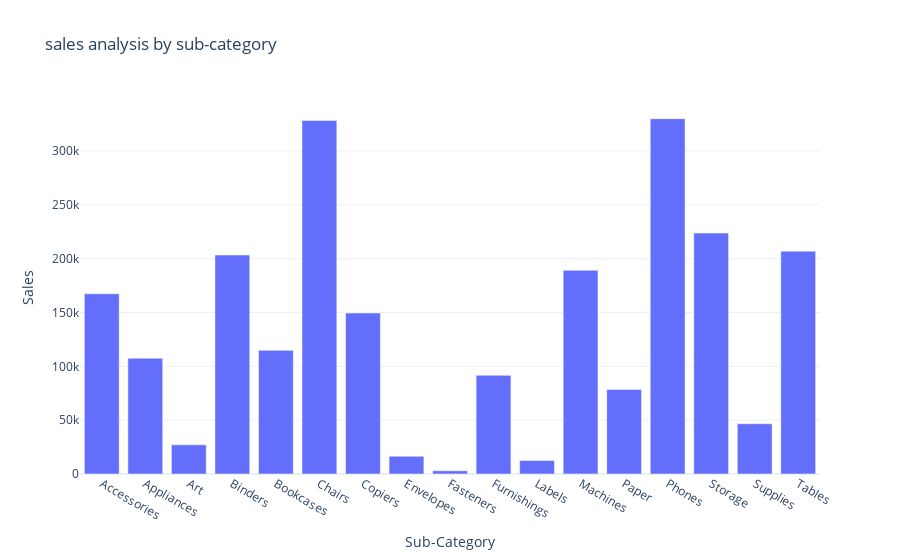

Notebook source saved alongside this figure:
### Code cell
fig=px.bar(sales_by_subCategory,
           x="Sub-Category",
           y="Sales",
           title="sales analysis by sub-category")
fig.show()

### Figure 1 — Plotly figure (JSON) as saved in the notebook; plotly's stock layout.template omitted (floating-point values rounded to 4 significant figures)
{"data": [{"alignmentgroup": "True", "hovertemplate": "Sub-Category=%{x}<br>Sales=%{y}<extra></extra>", "legendgroup": "", "marker": {"color": "#636efa", "pattern": {"shape": ""}}, "name": "", "offsetgroup": "", "orientation": "v", "showlegend": false, "textposition": "auto", "type": "bar", "x": ["Accessories", "Appliances", "Art", "Binders", "Bookcases", "Chairs", "Copiers", "Envelopes", "Fasteners", "Furnishings", "Labels", "Machines", "Paper", "Phones", "Storage", "Supplies", "Tables"], "xaxis": "x", "y": [167400.0, 107500.0, 27120.0, 203400.0, 114900.0, 328400.0, 149500.0, 16480.0, 3024.0, 91710.0, 12490.0, 189200.0, 78480.0, 330000.0, 223800.0, 46670.0, 207000.0], "yaxis": "y"}], "layout": {"autosize": true, "barmode": "relative", "legend": {"tracegroupgap": 0}, "title": {"text": "sales analysis by sub-category"}, "xaxis": {"anchor": "y", "autorange": true, "domain": [0, 1], "range": [-0.5, 16.5], "title": {"text": "Sub-Category"}, "type": "category"}, "yaxis": {"anchor": "x", "autorange": true, "domain": [0, 1], "range": [0, 347400.0], "title": {"text": "Sales"}, "type": "linear"}}}
